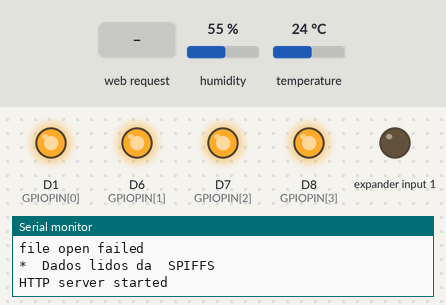
A sketch run on a simulated ESP8266 (NodeMCU). Shown: output pins drawn as LEDs (lit = HIGH), the last lines printed to the serial monitor. The test bench sets the inputs (shaded band); at power-on: humidity 55 %, temperature 24 °C. WiFi joins after 1.5 s; servers stay silent unless stated; storage starts empty.

Above: at 2.7 s.
2.8 s: HTTP request GET /?D5=0 received
At 3.7 s:
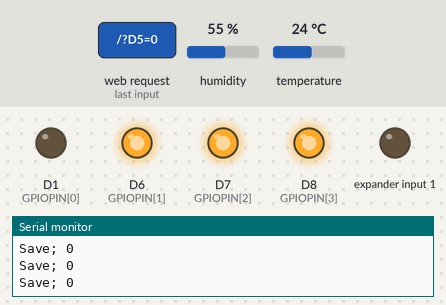
4.3 s: HTTP request GET /?D6=0 received
At 4.9 s:
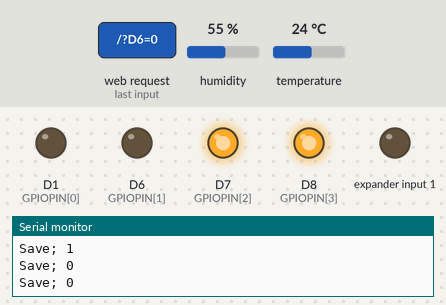
5.8 s: HTTP request GET /?D5=1 received
At 7.0 s:
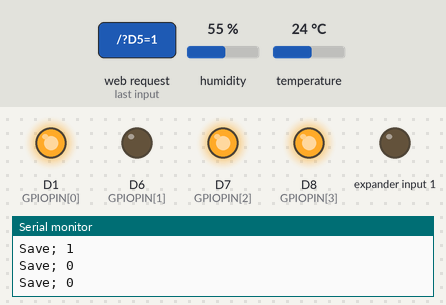
7.3 s: HTTP request GET /?D7=0 received
At 8.4 s:
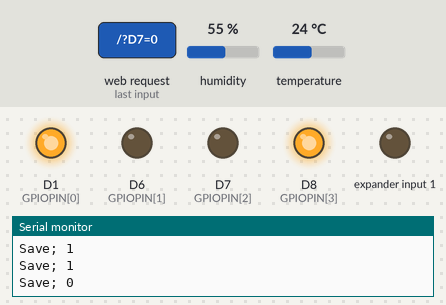
8.8 s: HTTP request GET /?D6=1 received
At 9.5 s:
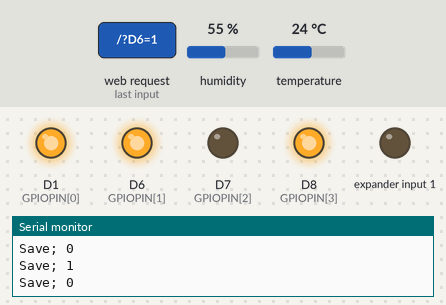
10.3 s: HTTP request GET /?D7=1 received
At 10.7 s:
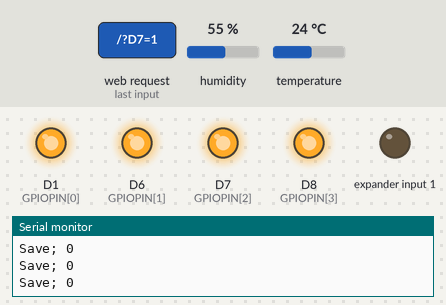
Timing chart, 0 to 12.8 s (numbered marks = the images above; inputs shaded):
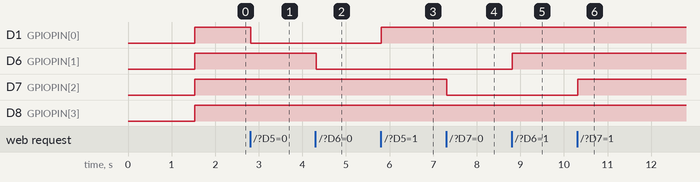

The sketch:

Esp8266Webserver_CSS.ino
```cpp
//************Bibliotecas****************************
#include <WiFiClient.h>
#include <ESP8266WebServer.h>
#include <DHTesp.h> //https://github.com/beegee-tokyo/DHTesp

//************variaveis do router
#define ssid      "SSID"       // WiFi SSID
#define password  "Senha"   // WiFi password
//************ variaveis GPIO*************************
const uint8_t GPIOPIN[4] = {D1, D6, D7, D8}; // Led array
String  statusGpio[4] = {"OFF", "OFF", "OFF", "OFF"}; // inicia todos os pins e
bool  boolGpio[4] = {0, 0, 0, 0}; //muda o status dos botões no server
//************variais de leitura dos sensores
DHTesp dht;
float   t = 0 ;               //varivaveis que armazenam temporariamente a ultima leitura do sensor
float   h = 0 ;               //varivaveis que armazenam temporariamente a ultima leitura do sensor
//************Memoria SPIFFS*************************
#include "FS.h";

void SPIFFS_Save_Data() { // Grava as variaveis na  SPIFFS
  // Assign a file name e.g. 'names.dat' or 'data.txt' or 'data.dat' try to use the 8.3 file naming convention format could be 'data.d'
  char filename [] = "datalog.txt";                     // Assign a filename or use the format e.g. SD.open("datalog.txt",...);
  if (SPIFFS.exists(filename)) SPIFFS.remove(filename); // First in this example check to see if a file already exists, if so delete it
  File dataFile = SPIFFS.open(filename, "a+");          // Open a file for reading and writing (appending)
  if (!dataFile) Serial.println("file open failed");    // Check for errors
  else {
    for ( int x = 0 ; x < 4 ; x++ ) {
      dataFile.println(boolGpio[x]);                        // Write data to file
      Serial.print("Save; ");
      Serial.println(boolGpio[x]);
    }
  }
  dataFile.close(); // Close the file
}

void Read_Data() { //Lê as variaveis na  SPIFFS na função  SPIFFSSetup()
  char filename [] = "datalog.txt";                     // Assign a filename or use the format e.g. SD.open("datalog.txt",...);
  String line_input;
  File dataFile = SPIFFS.open(filename, "r");           // Open the file again, this time for reading
  if (!dataFile) Serial.println("file open failed");    // Check for errors
  while (dataFile.available()) {
    for ( uint8_t x = 0 ; x < 4 ; x++ ) {
      line_input = dataFile.readStringUntil('\n'); boolGpio[x] = line_input.toInt();
      Serial.print("Read ");
      Serial.println(boolGpio[x]);
    }
  }
  dataFile.close();   // Close the file
  Serial.println("*  Dados lidos da  SPIFFS");
}

void SPIFFS_Setup() { //Recupera as variaveis no reinicio da placa - manter no Setup
  bool ok = SPIFFS.begin();
  if (ok) Serial.println("Spiffs started"); else Serial.println("SPIFFS.failed");
  Read_Data();//Lê as variaveis na  SPIFFS
}

//************variaveis do servidor***********
ESP8266WebServer server ( 80 ); // porta local do servidor

IPAddress ip(192, 168, 1, 116); //NodeMCU static IP
IPAddress gateway(192, 168, 1, 1);
IPAddress subnet(255, 255, 255, 0);


String buildWebsite() { //pagina home html

  String webSite = "<html lang='pt-br'><head>";
  webSite += "<meta charset='UTF-8'>";
  webSite += "<meta http-equiv='refresh' content='60'>";
  webSite +  "<meta name='viewport' content='width=device-width, initial-scale=1.0'>";//define a responsividade da pagina

  webSite += "<style>";
  webSite += "html{font-family: 'Lucida Sans', sans-serif; position: relative;   min-height: 100%;}";
  webSite += "body{ margin: 0 0 60px;}";
  webSite += "header{background-color: #ff7f00; color: #ffffff;padding: 2px;  width:100%;}";
  webSite += "button{font-size: 40px; border-radius: 10px;border: 10px;color: white;padding: 30px 50px;text-align: center;display: inline-block;font-weight: bold;margin:1px -1px;cursor: pointer;}";
  webSite += ".buttonON{font-weight: bold;  background-color: white;  color: black; border: 3px solid #008CBA;}";
  webSite += ".buttonOFF{font-weight: bold;  background-color: white;  color: black; border: 4px solid #ff0000;}";
  webSite += ".grid-container {display: grid;  grid-template-columns: auto ;  text-align: center;  padding: 1px }";
  webSite += ".grid-container2{display: grid;  grid-template-columns: auto auto ;   padding:2px;}";
  webSite += ".grid-item1 {padding: 1px; padding-left: 20%;   padding-right: 6%; }";
  webSite += ".grid-item2 {padding: 1px;  padding-right: 25%;}";
  webSite += "h1 {text-align: center; font-size: 30px;    font-weight: bolder;   font-style: italic;  text-shadow: 1px 1px 2px rgba(0,0,0,0,5);}";
  webSite += "h3{font-size: 40px;  text-align: center;}";
  webSite += "h4{font-size: 40px;  text-align: center;}";
  webSite += "span{font-size: 35px; font-weight: bold;}";
  webSite += "table{font-size: 35px; padding-left: 20%;  padding-right: 20%;}";
  webSite += "tr{text-align: center;}";
  webSite += "td{padding: 5px;}";
  webSite += "footer{font-size:20px; font-weight: bold; text-align: center; position: absolute; bottom: 0px; height: 60px;}";

  webSite += "</style >";
  //
  webSite += "<title>Mini estação Metereologica </title> ";// titulo da pagina no navegador
  webSite += " </head> ";
  webSite += "<header>";
  webSite +=       "<h1>Webserver ESP8266 </h1> ";
  webSite +=       "<h3>Mini estação Metereologica </h3> ";
  webSite += " </header> ";
  //
  webSite += "<body>";

  //tabela dos sensores

  webSite +=       "<section class='grid-container'> ";//tabela responsiva
  webSite +=       "<table>";  // Tableau des relevés
  webSite +=         "<thead><tr><th>Sensor </th > <th>Medição </th> <th>Leitura </th > </tr > </thead > "; //Entrada
  webSite +=         "<tbody>";  // Conteudo da tabela
  webSite +=           "<tr><td>DHT11 </td > <td>Temp </td > <td>"; // primeira linha exibe a  temperatura
  webSite +=             t;// exibe a variavel de temperatura
  webSite +=             "&deg; C </td > </tr> ";
  webSite +=           "<tr class = 'active'><td>DHT11 </td ><td>Umid </td> <td>"; // primeira linha exibe a  umidade
  webSite +=             h;// exibe a variavel de umidade
  webSite +=             " % </td> </tr> ";
  webSite +=       " </tbody></table>  ";
  webSite +=       " </section > ";//fecha tabela responsiva

  //tabela dos botões


  webSite +=       "<h3 >GPIO</h3>";
  webSite +=       "<section  class='grid-container2'>";// D5
  webSite +=         "<h4  class='grid-item1'>D5 ";
  webSite +=           "<span >";
  webSite +=           statusGpio[0]; //Array botão D5 exibe estatus do pino
  webSite +=         "</span></h4>";
  webSite +=         (boolGpio[0]) ? "<form class='grid-item2' action=' / ' method='POST'><button type='button submit' name='D5' value='1' class='buttonON'>ON</button></form>" : "<form class='grid-item2' action=' / ' method='POST'><button type='button submit' name='D5' value='0' class='buttonOFF'>OFF</button></form>";
  webSite +=       "</section>";
  //
  webSite +=       "<section  class='grid-container2'>";// D6
  webSite +=         "<h4  class='grid-item1'>D6 ";
  webSite +=           "<span class='badge'>";
  webSite +=           statusGpio[1]; //Array botão D6 exibe estatus do pino
  webSite +=         "</span></h4>";
  webSite +=         (boolGpio[1]) ? "<form class='grid-item2' action=' / ' method='POST'><button type='button submit' name='D6' value='1' class='buttonON'>ON</button></form>" : "<form class='grid-item2' action=' / ' method='POST'><button type='button submit' name='D6' value='0' class='buttonOFF'>OFF</button></form>";
  webSite +=       "</section>";
  //
  webSite +=       "<section  class='grid-container2'>";// D7
  webSite +=         "<h4  class='grid-item1'>D7 ";
  webSite +=           "<span class='badge'>";
  webSite +=           statusGpio[2]; //Array botão D7 exibe estatus do pino
  webSite +=         "</span></h4>";
  webSite +=         (boolGpio[2]) ? "<form class='grid-item2' action=' / ' method='POST'><button type='button submit' name='D7' value='1' class='buttonON'>ON</button></form>" : "<form class='grid-item2' action=' / ' method='POST'><button type='button submit' name='D7' value='0' class='buttonOFF'>OFF</button></form>";
  webSite +=       "</section>";
  //
  webSite +=       "<section  class='grid-container2'>";// D8
  webSite +=         "<h4  class='grid-item1'>D8 ";
  webSite +=           "<span class='badge'>";
  webSite +=           statusGpio[3]; //Array botão D8 exibe estatus do pino
  webSite +=         "</span></h4>";
  webSite +=         (boolGpio[3]) ? "<form class='grid-item2' action=' / ' method='POST'><button type='button submit' name='D8' value='1' class='buttonON'>ON</button></form>" : "<form class='grid-item2' action=' / ' method='POST'><button type='button submit' name='D8' value='0' class='buttonOFF'>OFF</button></form>";
  webSite +=       "</section>";


  webSite +=       "</body>";
  webSite +=    "<footer>Tiago Batista-2018</footer>";
  webSite +=  "</html>";
  return webSite;
}

void check() { //monitora o status dos botões
  for ( int x = 0 ; x < 4 ; x++ ) {
    if (boolGpio[x] == 0) { // Array de consulta dos pinos GPIO se boolGpio[x] ==0 liga o pino GPIOPIN[x]
      digitalWrite(GPIOPIN[x], HIGH);
    } else {
      digitalWrite(GPIOPIN[x], LOW);
    }
  }
}

void updateGPIO(int gpio, String DxValue) { // função de alteração do status do pino (pino,status)
  Serial.println("");
  Serial.println("Update GPIO "); Serial.print(GPIOPIN[gpio]); Serial.print(" -> "); Serial.println(DxValue);

  if ( DxValue == "1") { // liga o pino
    statusGpio[gpio] = "On"; // alterna Status do texto para ON
    boolGpio[gpio] = 0; //muda o status do botão para OFF
    server.send ( 200, "text/html", buildWebsite() );//atualiza a pagina
    SPIFFS_Save_Data(); // grava a alteração na memoria  SPIFFS
  } else if ( DxValue == "0" ) {//desliga o pino
    statusGpio[gpio] = "Off";
    boolGpio[gpio] = 1;//muda o status do botão para ON
    SPIFFS_Save_Data(); // grava a alteração na memoria SPIFFS
    server.send ( 200, "text/html", buildWebsite() ); // Atualiza a pagina
  } else {
    Serial.println("Err Led Value");
  }
}

void handleRoot() { // verifica as variaveis do html
  if ( server.hasArg("D5") ) { // se button nome == D5
    updateGPIO(0, server.arg("D5"));// chama a função updateGPIO e verifica no webserver se o name='D5' foi precionado ==1
  } else if ( server.hasArg("D6") ) {
    updateGPIO(1, server.arg("D6")); // chama a função updateGPIO e verifica no webserver se o name='D6' foi precionado ==1
  } else if ( server.hasArg("D7") ) {
    updateGPIO(2, server.arg("D7")); // chama a função updateGPIO e verifica no webserver se o name='D7' foi precionado ==1
  } else if ( server.hasArg("D8") ) {
    updateGPIO(3, server.arg("D8")); // chama a função updateGPIO e verifica no webserver se o name='D8' foi precionado ==1
  } else {
    server.send ( 200, "text/html", buildWebsite() ); // Atualiza a pagina
  }
}

//*****************Setup**********************
void setup() {
  for ( int x = 0 ; x < 5 ; x++ ) {
    pinMode(GPIOPIN[x], OUTPUT); // Array de consulta dos pinos GPIO
  }
  dht.setup(D4, DHTesp::DHT11); // conecta o sensor na porta D4 //DHT11 || DHT22

  Serial.begin ( 115200 ); // impressão do monitor serial 115200 é o ideal para o ESP
  // leitura das variaveis da configuração de connexão
  WiFi.begin ( ssid, password ); // senha do router
  WiFi.config(ip, gateway, subnet);// ip fixo
  // Attente de la connexion au réseau WiFi / Wait for connection
  while ( WiFi.status() != WL_CONNECTED ) {//enquanto não conecta mostra as tentativas
    delay ( 500 ); Serial.print ( "." );
  }
  // Connexion WiFi  / WiFi connexion is OK
  Serial.println ( "" );
  Serial.print ( "Connected to " ); Serial.println ( ssid );
  Serial.print ( "IP address: " ); Serial.println ( WiFi.localIP() );
  //
  SPIFFS_Setup();//recupera os dados da SPIFFS
  //monta o servidor
  server.on ( "/", handleRoot );// recupera a pagina principal
  server.begin(); // inicia o servidor
  Serial.println ( "HTTP server started" );
}
//*****************timers**********************
unsigned long TempoAnterior = 0; // cronometro de leitura do sensor
//*****************Loop*************************
void loop() {
  unsigned long TempoAtual = millis(); // inicia a contagem do tempo
  //funções
  server.handleClient(); // executa o servidor
  check(); // verifica a variavel boolGpio[gpio]
  //leitura dos senres
  if ((unsigned long)(TempoAtual - TempoAnterior) >= 1000) {// A cada 1 segundo faz a leitura do sensor
    // faz a leitura dos sensores
    t = dht.getTemperature(); // temperatura em Célsius
    h = dht.getHumidity(); //umidade
  }
  TempoAnterior = TempoAtual; // zera o cronometro
}
```

Measured:
- after the input at 2.8 s, D1 (GPIOPIN[0]): HIGH → LOW at once
- after the input at 4.3 s, D6 (GPIOPIN[1]): HIGH → LOW at once
- after the input at 5.8 s, D1 (GPIOPIN[0]): LOW → HIGH at once
- after the input at 7.3 s, D7 (GPIOPIN[2]): HIGH → LOW at once
- after the input at 8.8 s, D6 (GPIOPIN[1]): LOW → HIGH at once
- after the input at 10.3 s, D7 (GPIOPIN[2]): LOW → HIGH at once
